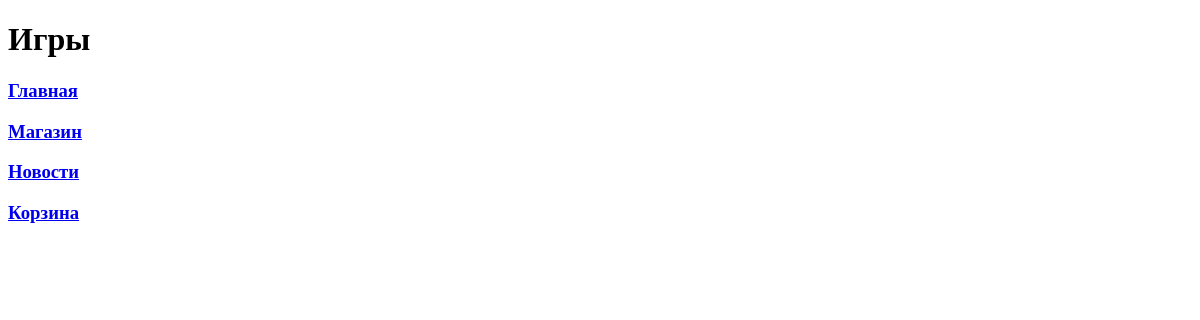
Before: /platform/game/ with the older database file.
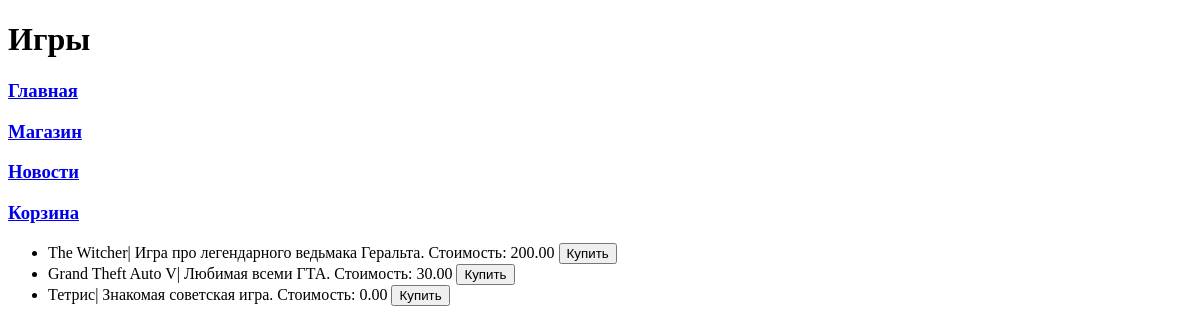
After: the same page with the newer database file.
### task1/models.py (models this page shows, shortened)
class Game(models.Model):
    title = models.CharField(max_length=70)
    cost = models.DecimalField(decimal_places=2, max_digits=7)
    size = models.DecimalField(decimal_places=3, max_digits=8)
    description = models.TextField()
    age_limited = models.BooleanField(default=False)
    buyer = models.ManyToManyField(Buyer)

### task1/views.py (the view)
# urls.py: path('platform/game/', table_of_contents),
def table_of_contents(request):
    title = 'Игры'
    button = 'Купить'
    chapter = table_games()
    context = {
        'title': title,
        'button': button,
        'chapter': chapter
    }
    return render(request, 'table_of_contens.html', context)

### task1/views.py (called while the page is built)
def table_games():
    games = Game.objects.all()
    return games

### templates/table_of_contens.html (shortened to what this page needs)
<!DOCTYPE html>
<html lang="en">
{% extends 'menu.html'%}
    {% block pagename %}
        {{ block.super }}
    {% endblock %}
    {% block menu %}
        {{ block.super }}
    {% endblock %}
    {% block content %}
        <ul>
        {% for i in chapter %}
            <li>{{ i.title }}| {{ i.description }}. Стоимость: {{ i.cost }} <button>{{ button }}</button> </li>
        {% endfor %}
        </ul>
    {% endblock %}

### templates/menu.html (shortened to what this page needs)
<!DOCTYPE html>
<html lang="en">
<body>
    <header>
        {% block pagename%}
        <h1>{{ title }}</h1>
        {% endblock pagename%}
    </header>
    <nav>
        {% block menu %}
        <h3><a href="http://127.0.0.1:8000/platform/">Главная</a></h3>
        <h3><a href="http://127.0.0.1:8000/platform/game/">Магазин</a></h3>
        <h3><a href="http://127.0.0.1:8000/platform/news/">Новости</a></h3>
        <h3><a href="http://127.0.0.1:8000/platform/cart/">Корзина</a></h3>
        {% endblock menu %}
    </nav>
    <main>
        {% block content%}{% endblock content%}
        </main>
</body>

Changed rows visible on the page:
added Game: title "The Witcher", description "Игра про легендарного ведьмака Геральта", cost "200.00", button "Купить"
added Game: title "Grand Theft Auto V", description "Любимая всеми ГТА", cost "30.00", button "Купить"
added Game: title "Тетрис", description "Знакомая советская игра", cost "0.00", button "Купить"
